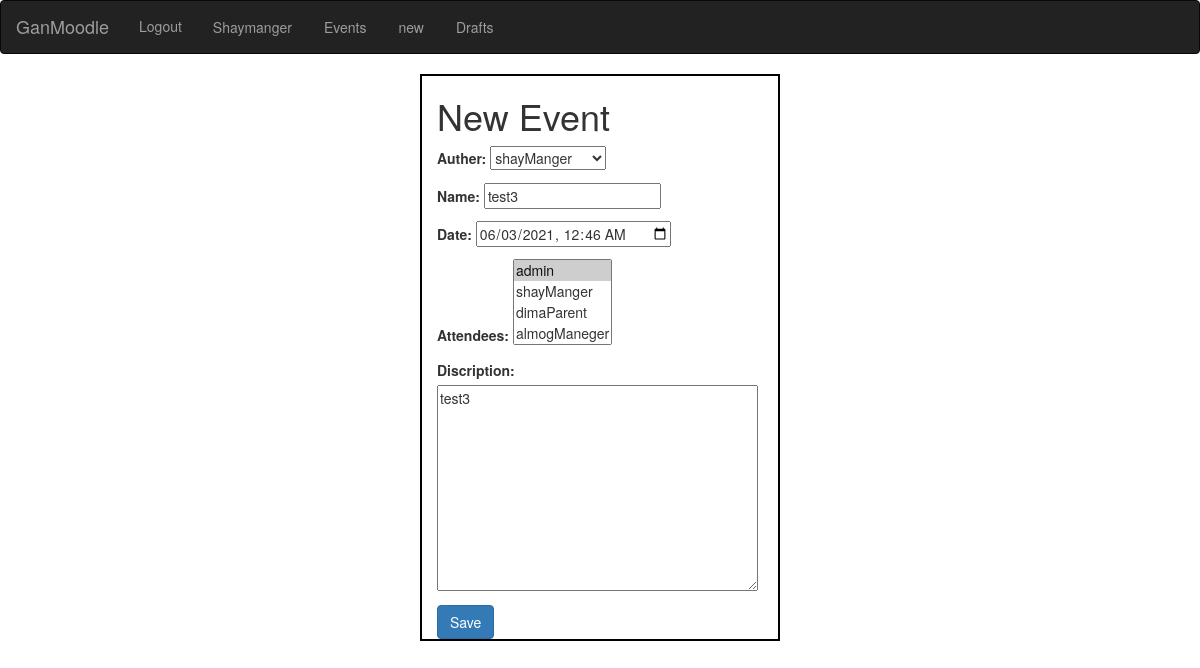
Page /events/event/3/edit (signed in) on the earlier database version.
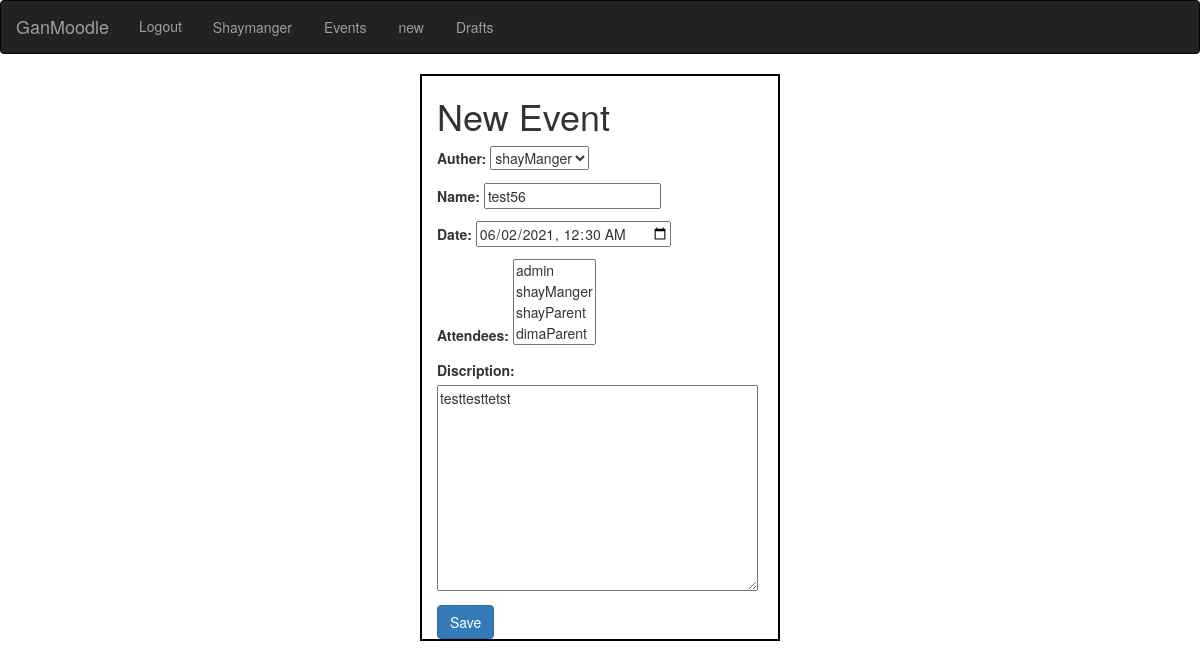
Same page on the later database version.
### events/models.py (models this page shows, shortened)
class Event(models.Model):
    auther =models.ForeignKey("users.Manager", on_delete=models.CASCADE)
    name = models.CharField(max_length=200)
    date = models.DateTimeField()
    attendees = models.ManyToManyField(User,blank=True)
    discription = models.TextField()
    created_date = models.DateTimeField(default=timezone.now)
    published_date = models.DateTimeField(blank=True,null=True)

### events/views.py (the view)
# urls.py: path('event/<int:pk>/edit',views.EventUpdateView.as_view(),name='event_edit'),
class EventUpdateView(LoginRequiredMixin,UpdateView):
    login_url = '/login/'
    redirect_field_name = 'Event_detail.html'
    form_class = EventForm
    model = Event

### events/forms.py
class EventForm(forms.ModelForm):
    class Meta:
        model = Event
        fields = ('auther','name','date','attendees','discription')
        widgets = {
            'name':forms.TextInput(attrs={'class':'textinputclass'}),
            'discription':forms.Textarea(attrs={'class':'editable medium-editor-textarea postcontent'}),
            'date':DateInput(),
        }

### users/models.py (called while the page is built)
    def __str__(self):
        return str(self.user.username)

### templates/events/event_form.html (shortened to what this page needs)
{% load widget_tweaks %}
<!DOCTYPE html>
<html lang="en">
<head>
    <link rel="stylesheet" href="https://maxcdn.bootstrapcdn.com/bootstrap/3.3.7/css/bootstrap.min.css">
</head>
<body>
  <nav class="navbar navbar-inverse">
    <div class="container-fluid">
  <div class="navbar-header">
    <a class="navbar-brand" href="{% url 'homepage' %}">GanMoodle</a>
  </div>
  <div class="collapse navbar-collapse" id="bs-example-navbar-collapse-1">
    <ul class="nav navbar-nav">
      {% if user.is_authenticated %}
        <li class="nav-item">
          <a class="nav-link" href="{% url 'logout' %}">Logout</a>
        </li>
        <li class="nav-item">
          <a class="btn btn-outline-primary" href="{% url 'profile' %}">{{user.username|title}}</a>
        </li>
        <li class="nav-item">
        <a class="btn btn-outline-primary" href="{% url 'events_list' %}">Events</a>
      </li>
         {% if user.is_manager %}
      <li class="nav-item">
          <a class="btn btn-outline-primary" href="{% url 'event_new' %}">new</a>
        </li>
        <li class="nav-item">
          <a class="btn btn-outline-primary" href="{% url 'event_draft_list' %}">Drafts</a>
        </li>
      {% endif %}
      {% else %}
      <li><a href="{% url 'register' %}">Sign up </a></li>
      <li ><a  href="{% url 'login' %}">Sign in</a></li>
      {% endif %}
    </ul>
    </div>
  </div>
  </nav>
<div class="container">
<h1>New Event</h1>
<form class="Event-form" method="POST">
    {{form.as_p}}
    <button type="submit" class="save btn btn-primary" >Save</button>
</form>
</div>

Differences in the rows shown:
changed Event "shayManger": name "test3" → "test56"; date "06/03/2021 00:46" → "06/02/2021 00:30"; discription "test3" → "testtesttetst"
Other differences:
form field attendees: "admin ☑ / shayManger / dimaParent / almogManeger" → "admin / shayManger / shayParent / dimaParent"
